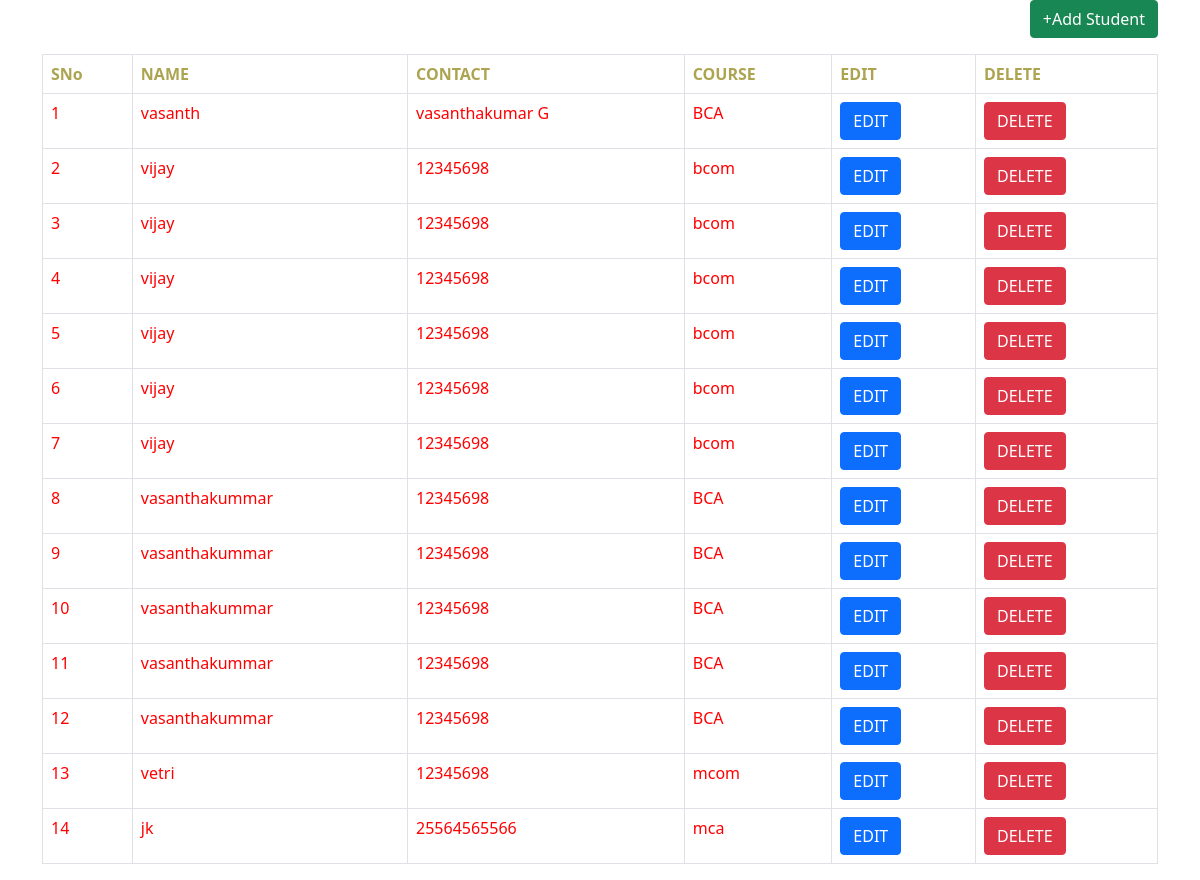
/index, run on the app's committed database.
### tables this page shows
CREATE TABLE batch5(uid INTEGER PRIMARY KEY AUTOINCREMENT,name varchar,contact int(10),course varchar);

### new.py (the view)
@app.route("/index")
def index():
    con1=sq.connect("Studen_Data.db")
    con1.row_factory=sq.Row
    cur1=con1.cursor()
    cur1.execute("select * from  batch5" )
    data=cur1.fetchall()
    con1.close()
    return render_template("index.html",datas=data)

### templates/index.html (shortened to what this page needs)
    <body>
    {% extends "layout.html" %}
    {%block body%}
        <p  class="text-end"><a href="{{url_for('add')}}" class="btn btn-success">+Add Student</a></p>
        <table class="table table-bordered">
            <thead  style="color: rgb(173, 164, 81)">
                <th>SNo</th>
                <th><b>NAME</b></th>
                <th>CONTACT</th>
                <th>COURSE</th>
                <th>EDIT</th>
                <th>DELETE</th>
            </thead>
            <tbody>
                {% for row in datas%}
                <tr style="color: red">
                    <td>{{loop.index}}</td>
                    <td>{{row.name}}</td>
                    <td>{{row.contact}}</td>
                    <td>{{row.course}}</td>
                    <td><a href="{{url_for('edit',uid=row.id)}}" class="btn btn-primary">EDIT</a></td>
                    <td><a href="{{url_for('delete',uid=row.id)}}" class="btn btn-danger" onclick=" return confirm('are you sure')">DELETE</a></td>
                </tr>
                {%endfor%}
            </tbody>
        </table>
    {% endblock %}

### templates/layout.html (shortened to what this page needs)
<!DOCTYPE html>
<html lang="en">
<head>
    <link href="https://cdn.jsdelivr.net/npm/bootstrap@5.0.2/dist/css/bootstrap.min.css" rel="stylesheet">
</head>
<body>
    <div class="container">
        {% block body %}
        {% endblock %}
</body>
</html>

### templates/index.html (style rules this page uses)
body { background-size:cover; }

### data on the page
batch5: name "vasanth", contact "vasanthakumar G", course "BCA"
batch5: name "vijay", contact "12345698", course "bcom"
batch5: name "vijay", contact "12345698", course "bcom"
batch5: name "vijay", contact "12345698", course "bcom"
batch5: name "vijay", contact "12345698", course "bcom"
batch5: name "vijay", contact "12345698", course "bcom"
batch5: name "vijay", contact "12345698", course "bcom"
batch5: name "vasanthakummar", contact "12345698", course "BCA"
batch5: name "vasanthakummar", contact "12345698", course "BCA"
batch5: name "vasanthakummar", contact "12345698", course "BCA"
batch5: name "vasanthakummar", contact "12345698", course "BCA"
batch5: name "vasanthakummar", contact "12345698", course "BCA"
batch5: name "vetri", contact "12345698", course "mcom"
batch5: name "jk", contact "25564565566", course "mca"
